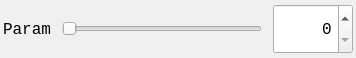
<?xml version="1.0" encoding="UTF-8"?>
<ui version="4.0">
 <class>ParameterController</class>
 <widget class="QWidget" name="ParameterController">
  <property name="geometry">
   <rect>
    <x>0</x>
    <y>0</y>
    <width>345</width>
    <height>58</height>
   </rect>
  </property>
  <property name="font">
   <font>
    <family>Consolas</family>
    <pointsize>12</pointsize>
   </font>
  </property>
  <property name="windowTitle">
   <string>Form</string>
  </property>
  <layout class="QHBoxLayout" name="horizontalLayout_2">
   <property name="spacing">
    <number>11</number>
   </property>
   <property name="leftMargin">
    <number>3</number>
   </property>
   <property name="topMargin">
    <number>3</number>
   </property>
   <property name="rightMargin">
    <number>3</number>
   </property>
   <property name="bottomMargin">
    <number>3</number>
   </property>
   <item>
    <layout class="QHBoxLayout" name="horizontalLayout">
     <item>
      <widget class="QLabel" name="lblName">
       <property name="text">
        <string>Param</string>
       </property>
      </widget>
     </item>
     <item>
      <widget class="QSlider" name="sldrValue">
       <property name="minimumSize">
        <size>
         <width>200</width>
         <height>0</height>
        </size>
       </property>
       <property name="orientation">
        <enum>Qt::Horizontal</enum>
       </property>
      </widget>
     </item>
     <item>
      <widget class="QSpinBox" name="spnbxValue">
       <property name="minimumSize">
        <size>
         <width>80</width>
         <height>50</height>
        </size>
       </property>
       <property name="alignment">
        <set>Qt::AlignRight|Qt::AlignTrailing|Qt::AlignVCenter</set>
       </property>
      </widget>
     </item>
    </layout>
   </item>
  </layout>
 </widget>
 <resources/>
 <connections/>
</ui>
